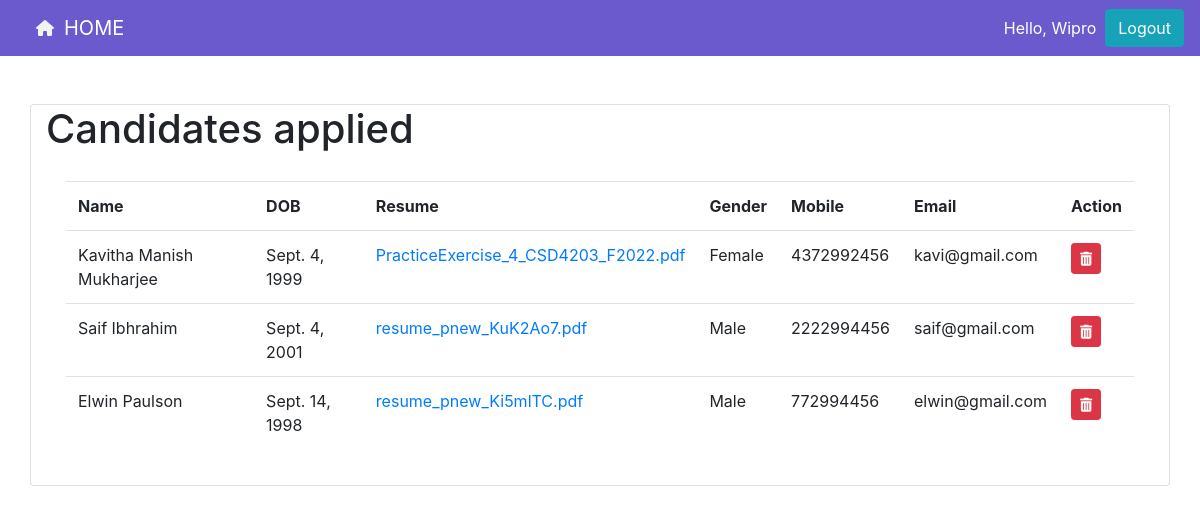
Screenshot of / (signed in) with the database file from the repository.
### JobPortal/models.py (models this page shows, shortened)
class Candidates(models.Model):
    category=(
        ('Male','male'),
        ('Female','female'),
        ('Other','other'),
    )
    name=models.CharField(max_length=200,null=True)
    dob=models.DateField(null=True)
    gender= models.CharField(max_length=200,null=True,choices=category)
    mobile= models.CharField(max_length=200,null=True)
    email= models.CharField(max_length=200,null=True)
    resume=models.FileField(null=True)
    company=models.ManyToManyField(Company,blank=True)

### JobPortal/views.py (the view, shortened to what this page needs)
# urls.py: 2. Add a URL to urlpatterns:  path('', views.home, name='home')
def home(request):
    if request.user.is_authenticated:
        candidates=Candidates.objects.filter(company__name=request.user.username)
        context={
            'candidates':candidates,
        }
        return render(request,'hr.html',context)

### JobPortal/templates/hr.html (shortened to what this page needs)
{% extends 'main.html' %}
{% load static%}
{% block content %}
<div class="container card">
    <h1>Candidates applied</h1>
    <div class="card-body">
        <table class="table table-hover">
            <tr>
                <th>Name</th>
                <th>DOB</th>
                <th>Resume</th>
                <th>Gender</th>
                <th>Mobile</th>
                <th>Email</th>
                <th>Action</th>
            </tr>
            {% for c in candidates %}
                <tr>
                    <td>{{c.name}}</td>
                    <td>{{c.dob}}</td>
                    {% if c.resume %}
                    <td><a href='{{c.resume.url}}' download >{{c.resume}}</td></a></td>
                    {% else %}
                    <td>Not submitted</td>
                    {% endif %}
                    <td>{{c.gender}}</td>
                    <td>{{c.mobile}}</td>
                    <td>{{c.email}}</td>
                    <td><a href="{% url 'delete' c.pk %}" class="btn btn-danger btn-sm"><i class="fa fa-trash"></i></a></td>
                </tr>
            {% endfor %}
        </table>
    </div>
</div>
{% endblock %}

### JobPortal/templates/navbar.html (shortened to what this page needs)
<head>
  </head>
  <nav class="navbar navbar-expand-lg navbar-dark" style="background-color: slateblue;">
      <i class="fa-solid fa-house" style="color: #f1f2f3; margin-right: 10px; margin-left: 20px;"></i>
      <a class="navbar-brand" href="{% url 'home' %}">HOME</a>
      {% if request.user.is_authenticated %}
      <span class="user">Hello, {{request.user}}  &nbsp;</span>
      <span ><a  class="user btn btn-info" href ="{% url 'logout' %}"> Logout</a></span>
      {% else %}
          <span ><a class="user" style=" margin-right: 10px; margin-left: 20px;" href="{% url 'login' %}">Login</a></span>
          <span ><a class="user" style=" margin-right: 25px; margin-left: 20px;"  href="{% url 'register' %}">Register</a></span>
      {% endif  %}
    </nav>

### JobPortal/templates/navbar.html (style rules this page uses)
.user { color:white; text-decoration: none; }

### rows the page displays
Candidates: name "Kavitha Manish Mukharjee", dob "Sept. 4, 1999", resume "PracticeExercise_4_CSD4203_F2022.pdf", gender "Female", mobile "4372992456", email "kavi@gmail.com"
Candidates: name "Saif Ibhrahim", dob "Sept. 4, 2001", resume "resume_pnew_KuK2Ao7.pdf", gender "Male", mobile "2222994456", email "saif@gmail.com"
Candidates: name "Elwin Paulson", dob "Sept. 14, 1998", resume "resume_pnew_Ki5mlTC.pdf", gender "Male", mobile "772994456", email "elwin@gmail.com"

### other values shown
{{ request.user }} "Wipro"
